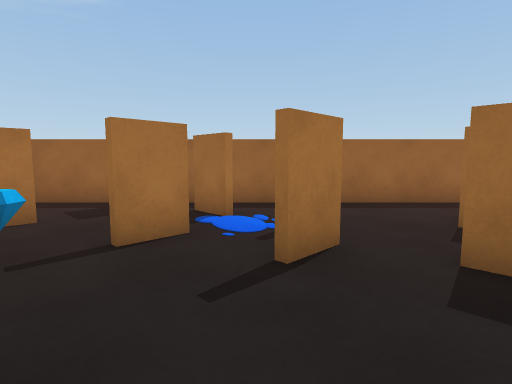
view 1 (above)

16 first-person views from a walk through a scene from a Unity 3-D project. The camera is 1.2 m above the floor, tilts 6° down and sees 80° across. The floor is counted in squares, 1 m on a side. Each view is taken from the middle of a square. On the plan, view 1 faces up. The plan holds only what a view shows up to about 13 squares ahead; the rest is blank. Some animated figures are left out.

view 2
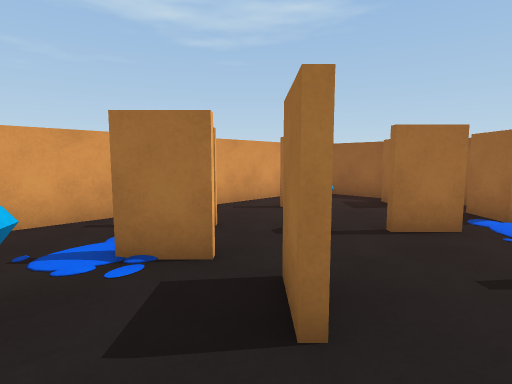

view 3
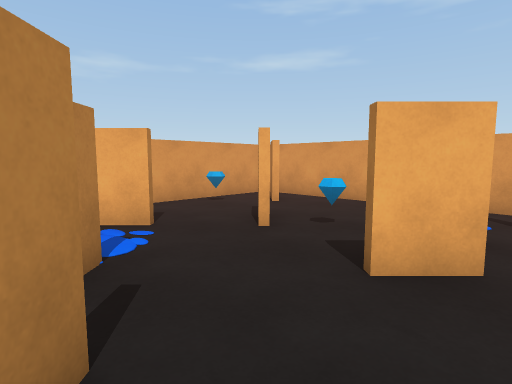

view 4
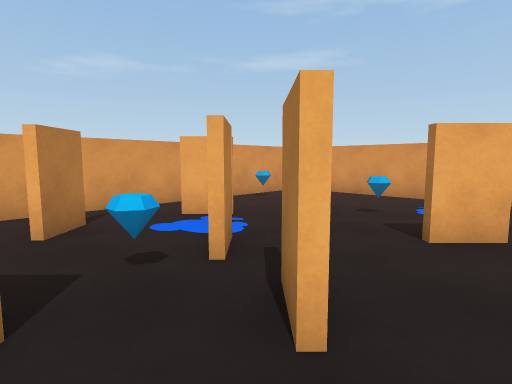

view 5
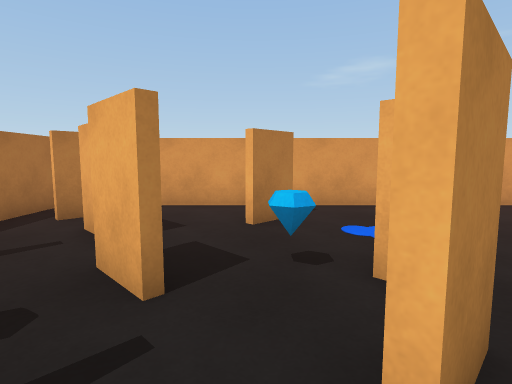

view 6
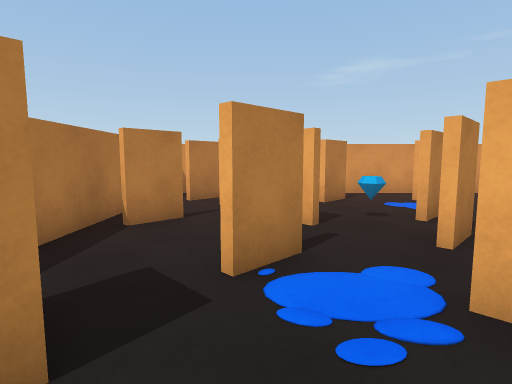

view 7
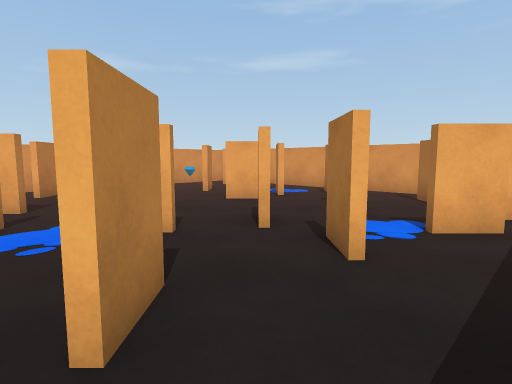

view 8
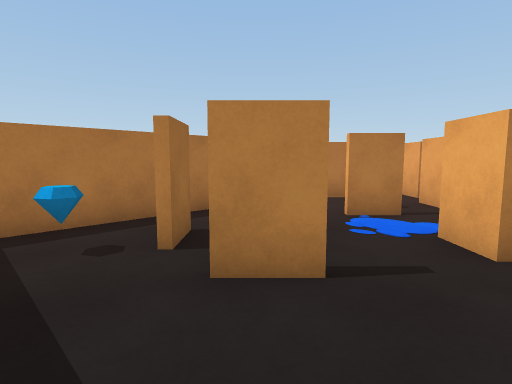

view 9
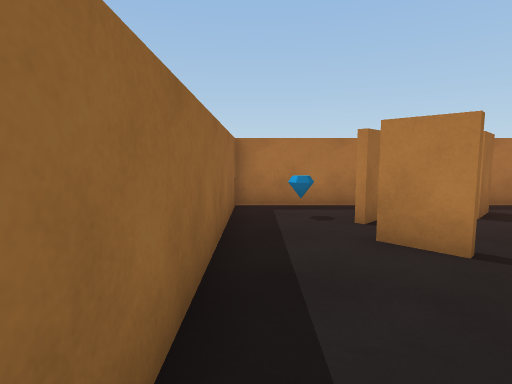

view 10
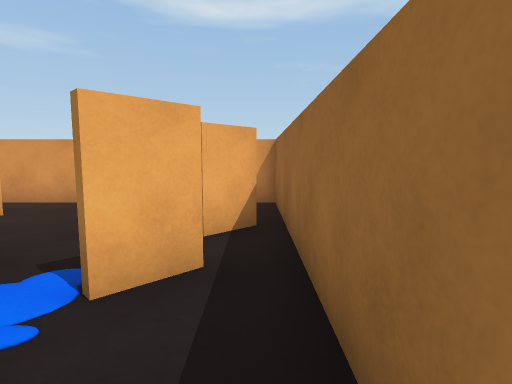

view 11
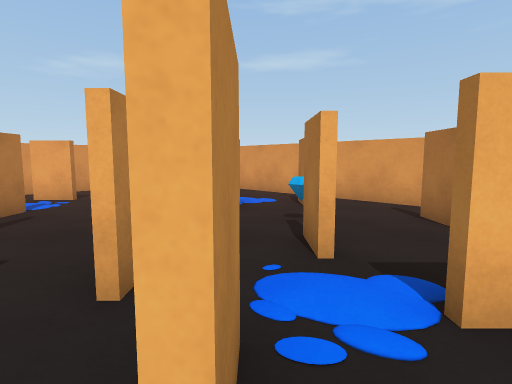

view 12
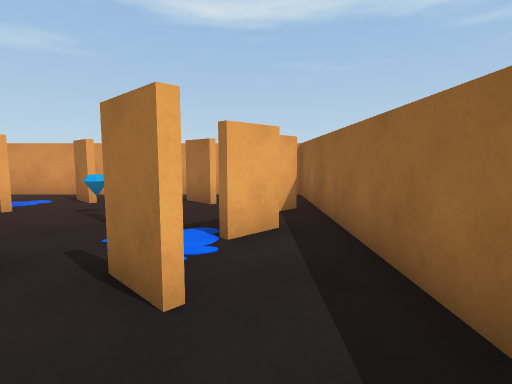

view 13
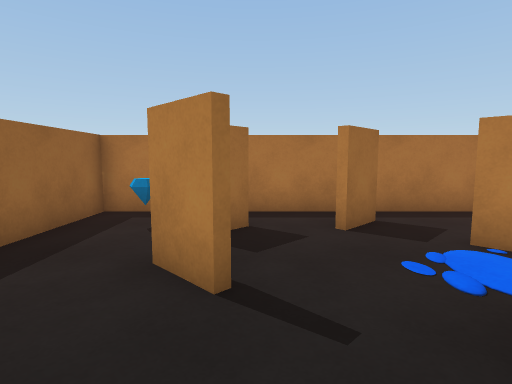

view 14
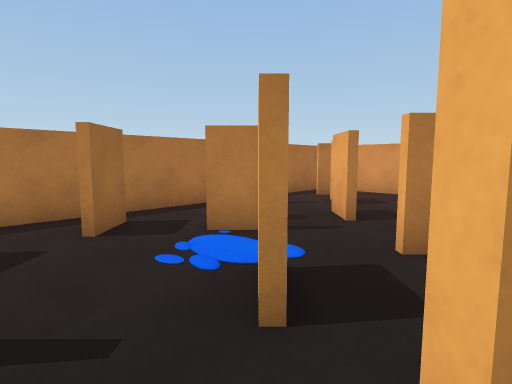

view 15
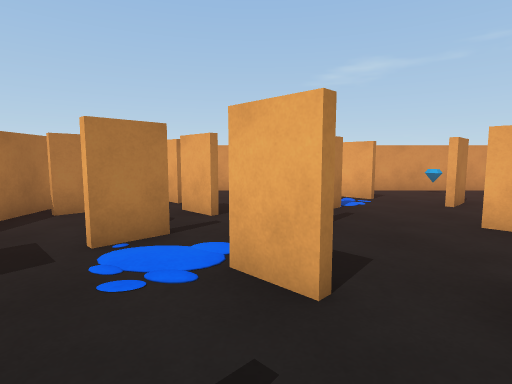

view 16
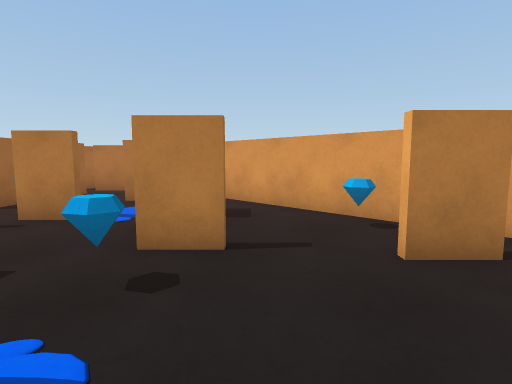

### Floor plan
Ten units are one square. View 1 is at (0, 0); x grows to the right and y downward. Boxes are objects, and circles mark ways between rooms. Rooms are numbered by the first view taken in them; rooms with no view inside come last. Other rooms are left out.
<svg viewBox="-71 -91 156 156">
<path fill="none" stroke="#000" d="M-28 -12 -35 -6M-19 -16 -9 -6M-11 -5 -20 -14M-29 26 -20 16M-44 -24 -53 -15M-6 33 3 42M-46 39 -51 44M10 16 18 9M15 -1 24 -11M-56 47 -48 38M-10 -50 -20 -41M-66 -46 -66 59M-41 -59 -51 -49M13 -43 3 -34M-62 60 5 60M24 -36 34 -26M27 -30 23 -34M36 -54 45 -62M8 -41 11 -45M18 -63 8 -54M6 -55 16 -65M26 -9 16 0M44 -11 52 -20M65 -51 56 -60M70 -26 61 -35M-7 -64 -15 -72M38 5 48 14M-14 -74 -5 -65M65 14 74 5M51 24 60 32M-33 -76 -37 -79M-36 -80 -27 -72M80 20 80 -86 -46 -86M22 45 31 35M44 13 40 8M59 34 55 30M61 49 70 40M5 60 78 60M-46 -86 -66 -86 -66 -46"/>
<rect x="-45" y="-15" width="10" height="10" fill="#bbb"><title>other object</title></rect>
<rect x="-35" y="45" width="10" height="10" fill="#bbb"><title>other object</title></rect>
<rect x="-35" y="5" width="10" height="10" fill="#bbb"><title>other object</title></rect>
<rect x="-35" y="-35" width="10" height="10" fill="#bbb"><title>other object</title></rect>
<rect x="5" y="15" width="10" height="10" fill="#bbb"><title>other object</title></rect>
<rect x="65" y="-75" width="10" height="10" fill="#bbb"><title>other object</title></rect>
<rect x="25" y="5" width="10" height="10" fill="#bbb"><title>other object</title></rect>
<circle cx="-10" cy="-50" r="3" fill="#2a7"/>
<circle cx="-35" cy="-50" r="3" fill="#2a7"/>
<circle cx="15" cy="-25" r="3" fill="#2a7"/>
<circle cx="20" cy="0" r="3" fill="#2a7"/>
<circle cx="-5" cy="50" r="3" fill="#2a7"/>
<circle cx="10" cy="25" r="3" fill="#2a7"/>
<circle cx="-60" cy="-55" r="3" fill="#2a7"/>
<circle cx="30" cy="10" r="3" fill="#2a7"/>
<circle cx="50" cy="20" r="3" fill="#2a7"/>
<circle cx="-50" cy="-70" r="3" fill="#2a7"/>
<text x="-30" y="0">1</text>
<text x="30" y="-40">2</text>
<text x="30" y="30">3</text>
<text x="-60" y="-70">4</text>
</svg>
Room 1 opens to room 2. Room 1 opens to room 3. Room 1 opens to room 4. Room 2 opens to room 3. Room 2 opens to room 4.

Where each view was taken, in squares from view 1:
view 1: 0 up, 0 right, facing up
view 2: 1 down, 0 right, facing up-left
view 3: 2 up, 2 right, facing down-left
view 4: 2 up, 4 right, facing down-left
view 5: 2 up, 3 right, facing down
view 6: 5 up, 5 right, facing down
view 7: 8 up, 5 right, facing down-left
view 8: 8 up, 2 right, facing down-right
view 9: 8 up, 0 right, facing right
view 10: 8 up, 2 right, facing left
view 11: 7 up, 2 right, facing down-left
view 12: 7 up, 4 right, facing left
view 13: 5 up, 1 right, facing right
view 14: 5 up, 1 right, facing down-right
view 15: 6 up, 3 right, facing down
view 16: 0 up, 6 left, facing down-right
